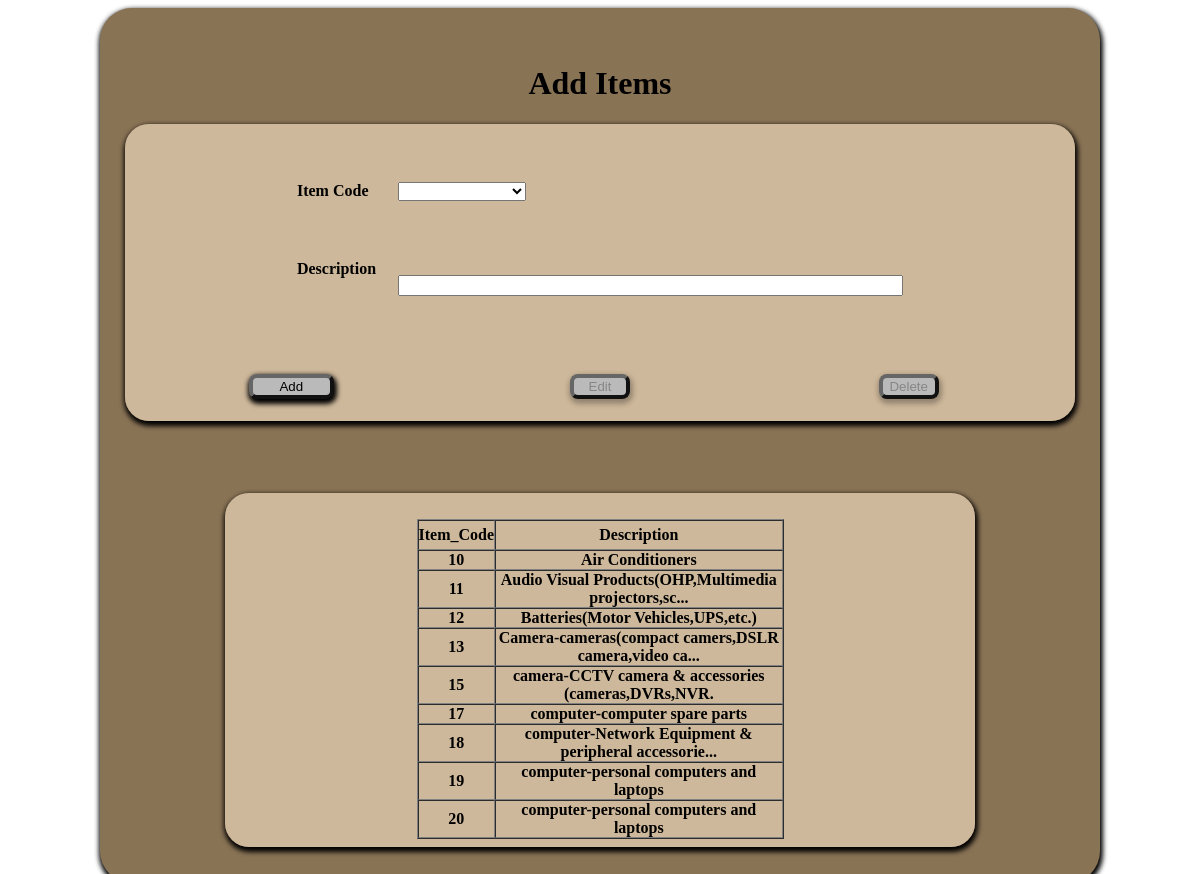
/Reg_supplies.php, run on the app's committed database.
### tables this page shows
CREATE TABLE `reg_sup` (
  `item_code` int(10) NOT NULL,
  `description` varchar(60) NOT NULL
);

### phpfncs/Database.php (called while the page is built, shortened)
<?php
class DBOperations
{
private $ServerCon;
	public function Connect_to_DB($db)
	{
	$this->ServerCon = mysql_connect("localhost","root","");
	if (!$this->ServerCon)
		  {
		  die('Could not connect: ' . mysql_error());
		  }
	  else
		  {
			$this->DbCon =mysql_select_db('misaccdb', $this->ServerCon);
		  }
	}
	public function Exe_Qry($query)
	{
			$result = mysql_query($query, $this->ServerCon);
				if(!$result)
				{
					die('DB Error: ' . mysql_error(). " <br/>" .$query);
					echo '<script> alert ("'. mysql_error() .'"); </script>';
				}
				else
				{
					return $result;
				}
	}
}
?>

### Reg_supplies.php (the view, shortened to what this page needs)
<!DOCTYPE html>
<html>
<head>
<link href="css/Css_file.css" rel="stylesheet" type="text/css">
<?php
require_once ("phpfncs/Database.php");
$db = new DBOperations("attend_db");
$butOp=false;
?>
</head>
	<body>
	<?php
        $description = $_POST['description'];
?>
<div id="wrapp">
	<form name="form1" method="post" action="" onSubmit="return validate_form(this);" class="plain">
<table align="center" class="searchResults">
		<table width="94%" height="297"  border="0" align="center" cellpadding="10" cellspacing="1" id="wrapped2">
		  <caption>
		  <h1>Add Items</h1></caption>
				<tr>
					<th>
					<table align="center"  border="0" cellpadding="4" cellspacing="1" style="color:#000000">
				<tr>
					<th height="30" valign="top" scope="row"><p>Item Code</p></th>
					<th rowspan="2" valign="top">&nbsp;</th>
					<td align="left"><p>
					  <select name = "item_code" id = "item_code" onChange="document.form1.submit()" >
				      </select>
					</p>
			      <p>&nbsp;</p></td>
				</tr>
				<tr>
				  <th height="51" valign="top" scope="row"><div align="left">Description</div></th>
				  <td align="left"><input type = "text" size="60" name = "description" id = "description" value="<?php echo $description;?>"/></td>
				  </tr>
					</table></th>
				</tr>
			<br/>
			<br/>
			<tr>
				<td class="tbrow" colspan="3" >
				<table width="100%" >
					<tr >
						<td class="tbrow" width="22%"> <div align="center"><font color="#FF33CC" size="1">
							<input name="btnadd" type="submit" id="btnadd" value="Add" <?php if ($butOp){echo 'disabled="disabled"';}?>>
							</font></div>
						</td>
					<td class="tbrow" width="22%"> <div align="center"><font color="#FF33CC">
							<input name="btnEdit" id="btnEdit" type="submit" value="Edit" <?php if ($butOp == false){echo 'disabled="disabled"';}?> class="button" style="width:60px;"/>
							</font></div>
						   <td class="tbrow" width="22%"> <div align="center"><font color="#FF33CC">
						   <input name="btndelete" id="btndelete" type="submit" value="Delete" <?php if ($butOp == false){echo 'disabled="disabled"';}?> class="button"  style="width:60px;" />
							</font></div>
						</td>
				</tr>
				</table>
				</td>
			</tr>
			</table>
<br/>
			<br/>
				<br/>
			<br/>
			<table id="wrapped" align="center" cellspacing="3" cellpadding="5" border="0">
			<tr>
				<th>
				<?php
					$result1=$db->Exe_Qry("SELECT * FROM reg_sup ORDER BY item_code");
					if(mysql_num_rows($result1)>0){
					if ($myrow = mysql_fetch_array($result1)) {
					echo '<br>';
					echo '<table id = "table2" align="center" border="1" cellspacing="0" cellpadding="0" width=50% >'."\n";
					echo '<tr height="30">';
					echo '<td class="tbrow" ><div align="center">Item_Code</td>';
					echo '<td class="tbrow" ><div align="center">Description</td>';
					echo "</tr>\n";
					do {
				?>
				<tr>
                	<td class="" ><?php echo $myrow['item_code']; ?></td>
					<td class="" ><?php echo $myrow['description']; ?></td>
				<?php
					}
					while ($myrow = mysql_fetch_array($result1));
					echo '</table>';
					}
					}
					else{
						echo "No Result to Display";
					}
				?>
				</div>
	<br />
	<br />
</body>
</html>

### css/Css_file.css (style rules this page uses)
p { text-align:justify; }
Caption { color:#000000; white-space:nowrap; }
#wrapp { width:1000px; margin:auto; background:#897355; box-shadow:1px 3px 5px 2px; border-radius:2em; }
input[type="submit"],#browse,#start-upload,.butt { background:#bababa; border-radius: 8px; border-color:#666666; border-width:4px; width:85px; box-shadow:1px 3px 5px 2px; }
#wrapped { background:url(../images/inbg5.png); margin:auto; width:750px; box-shadow:1px 3px 5px 2px; border-radius:1.5em; }
#wrapped2 { background:url(../images/inbg5.png); margin:auto; width:95%; box-shadow:1px 3px 5px 2px; border-radius:1.5em; }
th, td { font-weight:bolder; vertical-align:central; color:#000; font-size:16px; }

### data on the page
reg_sup: item_code "10", description "Air Conditioners"
reg_sup: item_code "11", description "Audio Visual Products(OHP,Multimedia projectors,sc..."
reg_sup: item_code "12", description "Batteries(Motor Vehicles,UPS,etc.)"
reg_sup: item_code "13", description "Camera-cameras(compact camers,DSLR camera,video ca..."
reg_sup: item_code "15", description "camera-CCTV camera & accessories (cameras,DVRs,NVR."
reg_sup: item_code "17", description "computer-computer spare parts"
reg_sup: item_code "18", description "computer-Network Equipment & peripheral accessorie..."
reg_sup: item_code "19", description "computer-personal computers and laptops"
reg_sup: item_code "20", description "computer-personal computers and laptops"
